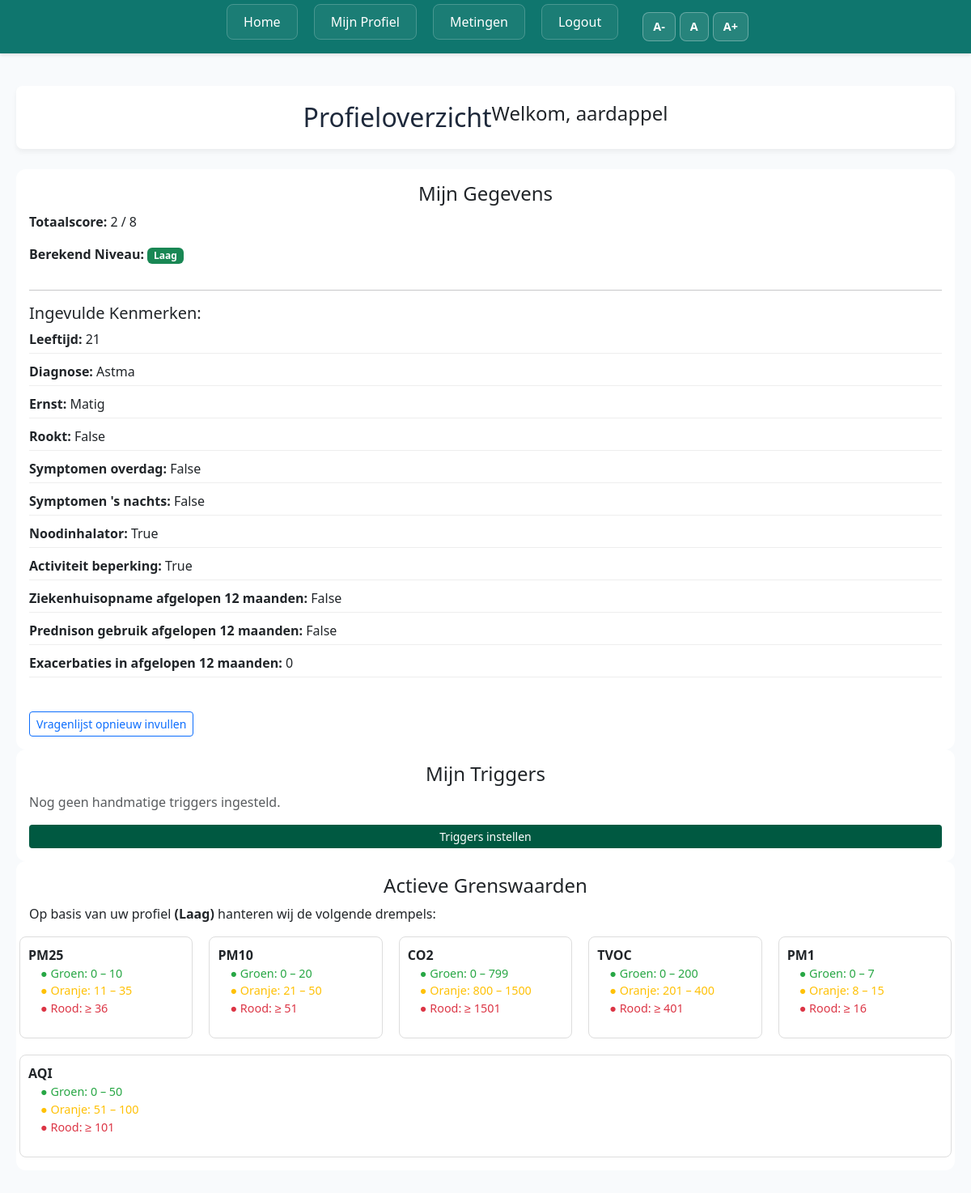
Page /profiel (signed in) on the committed database.
### models.py (models this page shows, shortened)
class User(db.Model, UserMixin):
    __tablename__ = 'user'
    id: Map[int] = mc(primary_key=True)
    username: Map[str] = mc(String(150), unique=True, nullable=False)
    email: Map[str] = mc(String(150), unique=True, nullable=False)
    pw_hash: Map[str] = mc(String(256), nullable=False)
    role: Map[str] = mc(String(20), nullable=False)
    status: Map[str] = mc(String(20), nullable=False, default='pending')
    coupling_token: Map[Optional[str]] = mc(String(64), unique=True, nullable=True)
    esp_id: Map[Optional[int]]= mc(unique= True, nullable= True)
    waardes: Map[Optional['Waardes']] = rel(back_populates='user', uselist=False)
    triggers: Map[Optional['Triggers']] = rel(back_populates='user', uselist=False)

class Waardes(db.Model):
    __tablename__ = 'waardes'
    id: Map[int] = mc(primary_key=True)
    leeftijd: Map[int] = mc(Integer(), nullable=False)
    exacerbaties: Map[int] = mc(Integer(), nullable=False)
    diagnose: Map[str] = mc(String(8), nullable=False)
    level: Map[str] = mc(String(50), nullable=False)
    rookt: Map[bool] = mc(Boolean, nullable=False)
    dag: Map[bool] = mc(Boolean, nullable=False)
    nacht: Map[bool] = mc(Boolean, nullable=False)
    saba: Map[bool] = mc(Boolean, nullable=False)
    beperking: Map[bool] = mc(Boolean, nullable=False)
    hospital: Map[bool] = mc(Boolean, nullable=False)
    prednison: Map[bool] = mc(Boolean, nullable=False)
    score: Map[Optional[int]] = mc(Integer(), default=0)
    niveau: Map[Optional[str]] = mc(String(6))
    user_id: Map[int] = mc(FK('user.id'), unique=True, nullable=False)
    user: Map['User'] = rel(back_populates='waardes')

### app.py (the view, shortened to what this page needs)
@app.route('/profiel')
@login_required
def profiel():
    user = current_user
    waardes = user.waardes
    triggers = user.triggers
    context = {}
    if waardes:
        context["niveau"] = waardes.niveau
        context["score"] = waardes.score
        context["drempels"] = DREMPELWAARDES[waardes.niveau]
        context["waardes"] = {
            "leeftijd": waardes.leeftijd,
            "diagnose": waardes.diagnose,
            "ernst": getattr(waardes, 'level', None),
            "rookt": waardes.rookt,
            "symptomen overdag": waardes.dag,
            "symptomen 's nachts": waardes.nacht,
            "noodinhalator": waardes.saba,
            "activiteit beperking": waardes.beperking,
            "ziekenhuisopname afgelopen 12 maanden": waardes.hospital,
            "prednison gebruik afgelopen 12 maanden": waardes.prednison,
            "exacerbaties in afgelopen 12 maanden": waardes.exacerbaties,
        }
    return rt("profiel.html", **context)

### models.py (called while the page is built)
@login_manager.user_loader
def load_user(user_id):
    return User.query.get(int(user_id))

### templates/profiel.html (shortened to what this page needs)
{% extends "base.html" %}
{% block style %}
<link rel="stylesheet" href="{{ url_for('static', filename='results.css') }}">
{% endblock %}
{% block content %}
{% if current_user.is_authenticated %}
<div class="dashboard-container">
    <main class="main-content">
        <header class="header card">
            <h1>Profieloverzicht</h1>
            <h2>Welkom, {{ current_user.username }}</h2>
        </header>
        <div class="content-wrapper">
            {% if score is not none and niveau %}
            <div class="card p-3 item1">
                <h2>Mijn Gegevens</h2>
                <p><strong>Totaalscore:</strong> {{ score }} / 8</p>
                <p><strong>Berekend Niveau:</strong>
                    <span
                        class="badge {% if niveau == 'Hoog' %}bg-danger{% elif niveau == 'Midden' %}bg-warning text-dark{% else %}bg-success{% endif %}">
                        {{ niveau }}
                    </span>
                </p>
                {% if waardes %}
                <hr>
                <h5>Ingevulde Kenmerken:</h5>
                <ul class="threshold-list">
                    {% for name, value in waardes.items() %}
                    <li><strong>{{ name|capitalize }}:</strong> {{ value|capitalize }}</li>
                    {% endfor %}
                </ul>
                {% endif %}
                <div class="mt-3">
                    <a class="btn btn-outline-primary btn-sm" href="{{ url_for('update_vragen') }}">Vragenlijst opnieuw
                        invullen</a>
                </div>
            </div>
            <div class="card p-3">
                <h2>Mijn Triggers</h2>
                {% if triggers %}
                <ul class="threshold-list">
                    {% for name, value in triggers.items() %}
                    <li><strong>{{ name|capitalize }}:</strong> {{ value|capitalize }}</li>
                    {% endfor %}
                </ul>
                <a class="btn btn-outline-primary btn-sm" href="{{ url_for('update_triggers') }}">Triggers aanpassen</a>
                {% else %}
                <p class="text-muted">Nog geen handmatige triggers ingesteld.</p>
                <a class="btn btn-primary btn-sm" href="{{ url_for('handmatig') }}">Triggers instellen</a>
                {% endif %}
            </div>
            <div class="card p-3" style="grid-column: span 2;">
                <h2>Actieve Grenswaarden</h2>
                <p>Op basis van uw profiel <strong>({{ niveau }})</strong> hanteren wij de volgende drempels:</p>
                <div class="row" style="display: flex; flex-wrap: wrap; gap: 20px;">
                    {% if drempels %}
                    {% for column, ranges in drempels.items() %}
                    <div style="flex: 1; min-width: 200px; border: 1px solid #ddd; padding: 10px; border-radius: 8px;">
                        <strong style="color: var(--primary-color);">{{ column }}</strong>
                        <ul class="inner-list">
                            <li style="color: #28a745;">● Groen: {{ ranges['groen_min'] }} – {{ ranges['groen_max'] }}
                            </li>
                            <li style="color: #ffc107;">● Oranje: {{ ranges['oranje_min'] }} – {{ ranges['oranje_max']
                                }}</li>
                            <li style="color: #dc3545;">● Rood: &ge; {{ ranges['rood_min'] }}</li>
                        </ul>
                    </div>
                    {% endfor %}
                    {% else %}
                    <p>Drempels worden geladen zodra een profiel actief is.</p>
                    {% endif %}
                </div>
            </div>
            {% endif %}
        </div>
    </main>
</div>
{% else %}
<div class="container text-center mt-5">
    <h1>Log eerst in!</h1>
    <a href="{{ url_for('login') }}" class="btn btn-primary">Naar Inloggen</a>
</div>
{% endif %}
{% endblock %}

### static/style.css (style rules this page uses)
* { box-sizing: border-box; font-family: 'Segoe UI', Tahoma, Geneva, Verdana, sans-serif; }
:root { --text-main-color: #1e293b; --text-second-color: #ffffff; --bg-nav-color: #0f766e; --text-nav-color: #ffffff; --nav-hover-color: #115e59; --bg-form-lightgreen: #e6f4f1; --bg-main-color: #f8fafc; --bg-second-color: #0284c7; --bg-third-color: #ffffff; --bg-accent-hover: #0369a1; --moerasgroen: #008b66; --font-size-s: 0.9rem; --font-size-m: 1rem; --font-size-l: 1.5rem; --font-size-xl: 2rem; --font-size-xxl: 2.5rem; --font-weight-n: 400; --font-weight-m: 500; --font-weight-sb: 600; --font-weight-b: 700; --border-radius-s: 8px; --border-radius-m: 30px; --border-radius-c: 50%; }
body { margin: 0; min-height: 100vh; background-color: var(--bg-main-color); color: var(--text-main-color); }
h1 { padding-top: 30px; padding-bottom: 20px; text-align: center; font-size: var(--font-size-xxl); }
h2 { text-align: center; font-size: var(--font-size-l); }
.vragenlijst-form ul, li { list-style: none; padding: 0; margin: 0; }
.dashboard-container { display: flex; gap: 30px; max-width: 1400px; margin: 40px auto; padding: 0 20px; align-items: flex-start; }
.main-content { flex: 1; display: flex; flex-direction: column; gap: 25px; }
.header.card { display: flex; flex-direction: row; justify-content: space-between; align-items: center; padding: 20px; background: var(--bg-third-color); border-radius: var(--border-radius-s); box-shadow: 0 4px 6px rgba(0,0,0,0.05); }
.header h1 { padding: 0; margin: 0; font-size: var(--font-size-xl); text-align: left; color: var(--text-main-color); }

### static/results.css (style rules this page uses)
.dashboard-container { display: flex; gap: 30px; max-width: 1400px; margin: 40px auto; padding: 0 20px; align-items: flex-start; }
.main-content { flex: 1; display: flex; flex-direction: column; gap: 25px; }
.header.card { display: flex; flex-direction: row; justify-content: center; align-items: center; padding: 20px; background: white; border-radius: var(--border-radius-s); box-shadow: 0 4px 6px rgba(0, 0, 0, 0.05); }
.header h1 { padding: 0; margin: 0; font-size: var(--font-size-xl); text-align: center; color: var(--text-main-color); }
.card { border: none; border-radius: 12px; }
.btn-primary { background-color: #005941; border: none; }

### templates/profiel.html (style rules this page uses)
.threshold-list { list-style: none; padding-left: 0; }
.threshold-list li { margin-bottom: 10px; border-bottom: 1px solid #eee; padding-bottom: 5px; }
.inner-list { list-style: none; padding-left: 15px; font-size: 0.9em; }

### rows in the picture
User: username "aardappel"
Waardes: niveau "Laag", name "Diagnose", diagnose "Astma", name "Ernst", level "Matig"

### other values in the picture
{{ score }} "2"
{{ name|capitalize }} "Leeftijd" "Rookt" "Symptomen overdag" "Symptomen 's nachts" "Noodinhalator" "Activiteit beperking" "Ziekenhuisopname afgelopen 12 maanden" "Prednison gebruik afgelopen 12 maanden" "Exacerbaties in afgelopen 12 maanden"
{{ value|capitalize }} "21" "False" "False" "False" "True" "True" "False" "False" "0"
{{ column }} "PM25" "PM10" "CO2" "TVOC" "PM1" "AQI"
{{ ranges['groen_min'] }} "0" "0" "0" "0" "0" "0"
{{ ranges['groen_max'] }} "10" "20" "799" "200" "7" "50"
{{ ranges['oranje_min'] }} "11" "21" "800" "201" "8" "51"
{{ ranges['oranje_max'] }} "35" "50" "1500" "400" "15" "100"
{{ ranges['rood_min'] }} "36" "51" "1501" "401" "16" "101"
